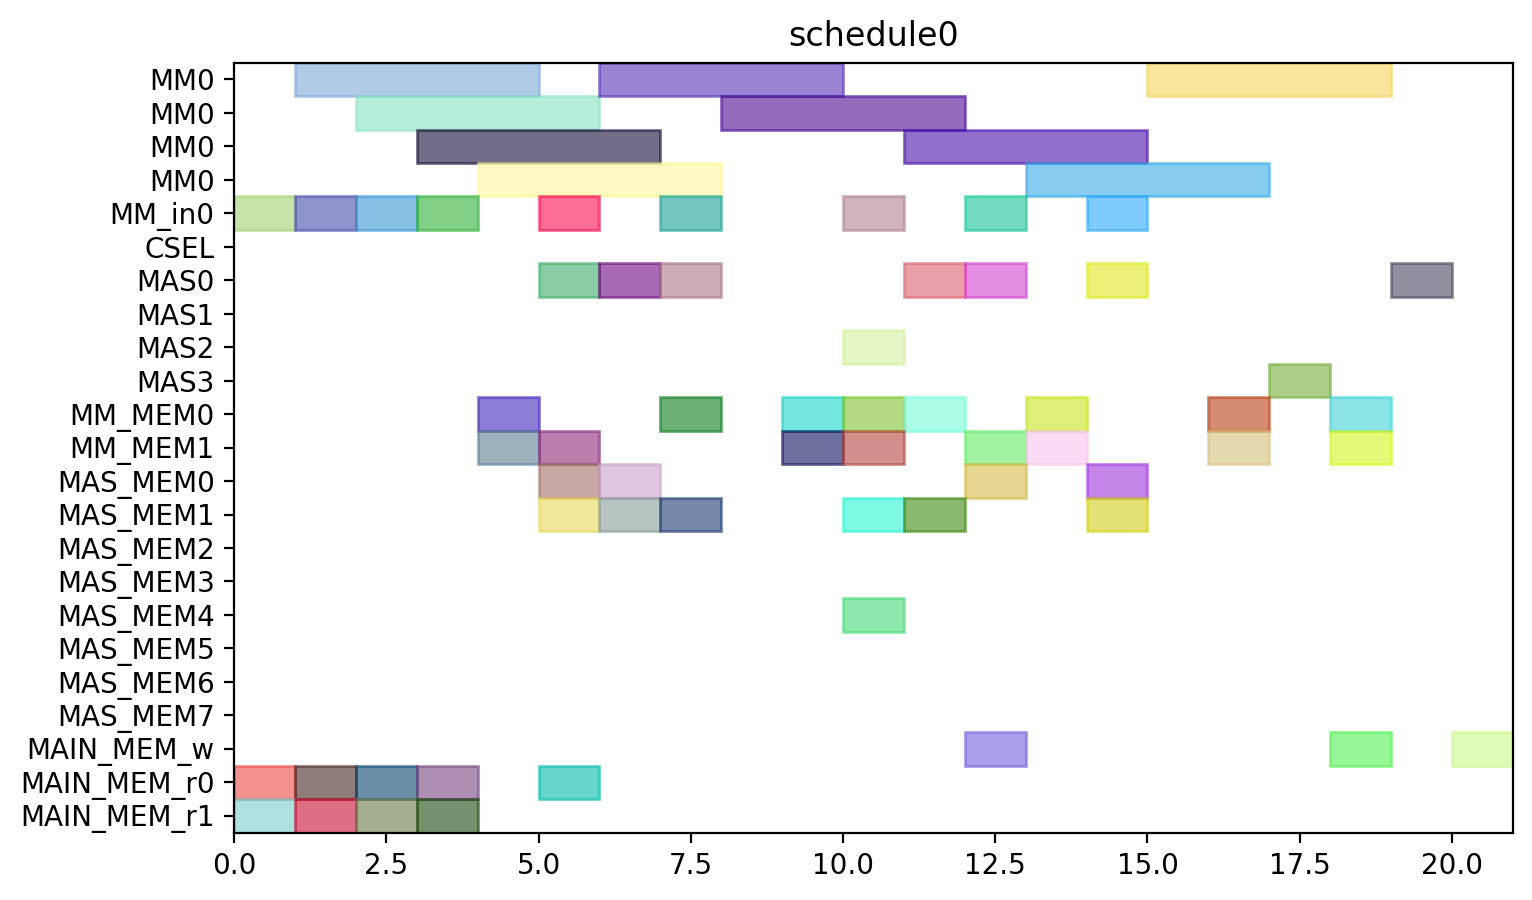

Write Python code to recreate this figure.
from pyschedule import Scenario, solvers, plotters, alt


def solve():
	horizon = 120
	S = Scenario("schedule0", horizon=horizon)

	# resource
	MM = S.Resources('MM', num=1, size=4)
	MM_in = S.Resources('MM_in', num=1)
	CSEL = S.Resource('CSEL')
	MAS = S.Resources('MAS', num=4, size=1, periods=range(1, horizon))
	MM_MEM = S.Resources('MM_MEM', num=2)
	MAS_MEM = S.Resources('MAS_MEM', num=8)
	MAIN_MEM_w = S.Resource('MAIN_MEM_w', size=1)
	MAIN_MEM_r = S.Resources('MAIN_MEM_r', num=2)

	# result of previous scheduling

	# new tasks
	t0 = S.Task('t0', length=4, delay_cost=1)
	t0 += alt(MM)
	t0_in = S.Task('t0_in', length=1, delay_cost=1)
	t0_in += alt(MM_in)
	S += t0_in*MM_in[0]<=t0*MM[0]
	t0_mem0 = S.Task('t0_mem0', length=1, delay_cost=1)
	t0_mem0 += MAIN_MEM_r[0]
	S += t0_mem0 <= t0

	t0_mem1 = S.Task('t0_mem1', length=1, delay_cost=1)
	t0_mem1 += MAIN_MEM_r[1]
	S += t0_mem1 <= t0

	t3 = S.Task('t3', length=4, delay_cost=1)
	t3 += alt(MM)
	t3_in = S.Task('t3_in', length=1, delay_cost=1)
	t3_in += alt(MM_in)
	S += t3_in*MM_in[0]<=t3*MM[0]
	t3_mem0 = S.Task('t3_mem0', length=1, delay_cost=1)
	t3_mem0 += MAIN_MEM_r[0]
	S += t3_mem0 <= t3

	t3_mem1 = S.Task('t3_mem1', length=1, delay_cost=1)
	t3_mem1 += MAIN_MEM_r[1]
	S += t3_mem1 <= t3

	t1 = S.Task('t1', length=4, delay_cost=1)
	t1 += alt(MM)
	t1_in = S.Task('t1_in', length=1, delay_cost=1)
	t1_in += alt(MM_in)
	S += t1_in*MM_in[0]<=t1*MM[0]
	t1_mem0 = S.Task('t1_mem0', length=1, delay_cost=1)
	t1_mem0 += MAIN_MEM_r[0]
	S += t1_mem0 <= t1

	t1_mem1 = S.Task('t1_mem1', length=1, delay_cost=1)
	t1_mem1 += MAIN_MEM_r[1]
	S += t1_mem1 <= t1

	t2 = S.Task('t2', length=4, delay_cost=1)
	t2 += alt(MM)
	t2_in = S.Task('t2_in', length=1, delay_cost=1)
	t2_in += alt(MM_in)
	S += t2_in*MM_in[0]<=t2*MM[0]
	t2_mem0 = S.Task('t2_mem0', length=1, delay_cost=1)
	t2_mem0 += MAIN_MEM_r[0]
	S += t2_mem0 <= t2

	t2_mem1 = S.Task('t2_mem1', length=1, delay_cost=1)
	t2_mem1 += MAIN_MEM_r[1]
	S += t2_mem1 <= t2

	t4 = S.Task('t4', length=4, delay_cost=1)
	t4 += alt(MM)
	t4_in = S.Task('t4_in', length=1, delay_cost=1)
	t4_in += alt(MM_in)
	S += t4_in*MM_in[0]<=t4*MM[0]
	t4_mem0 = S.Task('t4_mem0', length=1, delay_cost=1)
	t4_mem0 += MAIN_MEM_r[0]
	S += t4_mem0 <= t4

	t4_mem1 = S.Task('t4_mem1', length=1, delay_cost=1)
	t4_mem1 += alt(MM_MEM)
	S += (t2*MM[0])-1 < t4_mem1*MM_MEM[1]
	S += t4_mem1 <= t4

	t5 = S.Task('t5', length=1, delay_cost=1)
	t5 += alt(MAS)
	t5_mem0 = S.Task('t5_mem0', length=1, delay_cost=1)
	t5_mem0 += alt(MM_MEM)
	S += (t0*MM[0])-1 < t5_mem0*MM_MEM[0]
	S += t5_mem0 <= t5

	t5_mem1 = S.Task('t5_mem1', length=1, delay_cost=1)
	t5_mem1 += alt(MM_MEM)
	S += (t0*MM[0])-1 < t5_mem1*MM_MEM[1]
	S += t5_mem1 <= t5

	t6 = S.Task('t6', length=1, delay_cost=1)
	t6 += alt(MAS)
	t6_mem0 = S.Task('t6_mem0', length=1, delay_cost=1)
	t6_mem0 += alt(MAS_MEM)
	S += (t5*MAS[0])-1 < t6_mem0*MAS_MEM[0]
	S += (t5*MAS[1])-1 < t6_mem0*MAS_MEM[2]
	S += (t5*MAS[2])-1 < t6_mem0*MAS_MEM[4]
	S += (t5*MAS[3])-1 < t6_mem0*MAS_MEM[6]
	S += t6_mem0 <= t6

	t6_mem1 = S.Task('t6_mem1', length=1, delay_cost=1)
	t6_mem1 += alt(MAS_MEM)
	S += (t5*MAS[0])-1 < t6_mem1*MAS_MEM[1]
	S += (t5*MAS[1])-1 < t6_mem1*MAS_MEM[3]
	S += (t5*MAS[2])-1 < t6_mem1*MAS_MEM[5]
	S += (t5*MAS[3])-1 < t6_mem1*MAS_MEM[7]
	S += t6_mem1 <= t6

	t9 = S.Task('t9', length=1, delay_cost=1)
	t9 += alt(MAS)
	t9_mem0 = S.Task('t9_mem0', length=1, delay_cost=1)
	t9_mem0 += alt(MM_MEM)
	S += (t0*MM[0])-1 < t9_mem0*MM_MEM[0]
	S += t9_mem0 <= t9

	t9_mem1 = S.Task('t9_mem1', length=1, delay_cost=1)
	t9_mem1 += alt(MM_MEM)
	S += (t4*MM[0])-1 < t9_mem1*MM_MEM[1]
	S += t9_mem1 <= t9

	t10 = S.Task('t10', length=1, delay_cost=1)
	t10 += alt(MAS)
	t10_mem0 = S.Task('t10_mem0', length=1, delay_cost=1)
	t10_mem0 += alt(MM_MEM)
	S += (t4*MM[0])-1 < t10_mem0*MM_MEM[0]
	S += t10_mem0 <= t10

	t10_mem1 = S.Task('t10_mem1', length=1, delay_cost=1)
	t10_mem1 += alt(MM_MEM)
	S += (t4*MM[0])-1 < t10_mem1*MM_MEM[1]
	S += t10_mem1 <= t10

	t7 = S.Task('t7', length=1, delay_cost=1)
	t7 += alt(MAS)
	t7_mem0 = S.Task('t7_mem0', length=1, delay_cost=1)
	t7_mem0 += alt(MAS_MEM)
	S += (t6*MAS[0])-1 < t7_mem0*MAS_MEM[0]
	S += (t6*MAS[1])-1 < t7_mem0*MAS_MEM[2]
	S += (t6*MAS[2])-1 < t7_mem0*MAS_MEM[4]
	S += (t6*MAS[3])-1 < t7_mem0*MAS_MEM[6]
	S += t7_mem0 <= t7

	t7_mem1 = S.Task('t7_mem1', length=1, delay_cost=1)
	t7_mem1 += alt(MAS_MEM)
	S += (t6*MAS[0])-1 < t7_mem1*MAS_MEM[1]
	S += (t6*MAS[1])-1 < t7_mem1*MAS_MEM[3]
	S += (t6*MAS[2])-1 < t7_mem1*MAS_MEM[5]
	S += (t6*MAS[3])-1 < t7_mem1*MAS_MEM[7]
	S += t7_mem1 <= t7

	t11 = S.Task('t11', length=1, delay_cost=1)
	t11 += alt(MAS)
	t11_mem0 = S.Task('t11_mem0', length=1, delay_cost=1)
	t11_mem0 += alt(MAS_MEM)
	S += (t10*MAS[0])-1 < t11_mem0*MAS_MEM[0]
	S += (t10*MAS[1])-1 < t11_mem0*MAS_MEM[2]
	S += (t10*MAS[2])-1 < t11_mem0*MAS_MEM[4]
	S += (t10*MAS[3])-1 < t11_mem0*MAS_MEM[6]
	S += t11_mem0 <= t11

	t11_mem1 = S.Task('t11_mem1', length=1, delay_cost=1)
	t11_mem1 += alt(MM_MEM)
	S += (t4*MM[0])-1 < t11_mem1*MM_MEM[1]
	S += t11_mem1 <= t11

	t8 = S.Task('t8', length=4, delay_cost=1)
	t8 += alt(MM)
	t8_in = S.Task('t8_in', length=1, delay_cost=1)
	t8_in += alt(MM_in)
	S += t8_in*MM_in[0]<=t8*MM[0]
	t8_mem0 = S.Task('t8_mem0', length=1, delay_cost=1)
	t8_mem0 += alt(MM_MEM)
	S += (t4*MM[0])-1 < t8_mem0*MM_MEM[0]
	S += t8_mem0 <= t8

	t8_mem1 = S.Task('t8_mem1', length=1, delay_cost=1)
	t8_mem1 += alt(MAS_MEM)
	S += (t7*MAS[0])-1 < t8_mem1*MAS_MEM[1]
	S += (t7*MAS[1])-1 < t8_mem1*MAS_MEM[3]
	S += (t7*MAS[2])-1 < t8_mem1*MAS_MEM[5]
	S += (t7*MAS[3])-1 < t8_mem1*MAS_MEM[7]
	S += t8_mem1 <= t8

	new_PZ = S.Task('new_PZ', length=4, delay_cost=1)
	new_PZ += alt(MM)
	new_PZ_in = S.Task('new_PZ_in', length=1, delay_cost=1)
	new_PZ_in += alt(MM_in)
	S += new_PZ_in*MM_in[0]<=new_PZ*MM[0]
	S += 0<new_PZ

	new_PZ_w = S.Task('new_PZ_w', length=1, delay_cost=1)
	new_PZ_w += alt(MAIN_MEM_w)
	S += new_PZ <= new_PZ_w

	new_PZ_mem0 = S.Task('new_PZ_mem0', length=1, delay_cost=1)
	new_PZ_mem0 += alt(MM_MEM)
	S += (t1*MM[0])-1 < new_PZ_mem0*MM_MEM[0]
	S += new_PZ_mem0 <= new_PZ

	new_PZ_mem1 = S.Task('new_PZ_mem1', length=1, delay_cost=1)
	new_PZ_mem1 += alt(MAS_MEM)
	S += (t7*MAS[0])-1 < new_PZ_mem1*MAS_MEM[1]
	S += (t7*MAS[1])-1 < new_PZ_mem1*MAS_MEM[3]
	S += (t7*MAS[2])-1 < new_PZ_mem1*MAS_MEM[5]
	S += (t7*MAS[3])-1 < new_PZ_mem1*MAS_MEM[7]
	S += new_PZ_mem1 <= new_PZ

	t12 = S.Task('t12', length=1, delay_cost=1)
	t12 += alt(MAS)
	t12_mem0 = S.Task('t12_mem0', length=1, delay_cost=1)
	t12_mem0 += alt(MM_MEM)
	S += (t0*MM[0])-1 < t12_mem0*MM_MEM[0]
	S += t12_mem0 <= t12

	t12_mem1 = S.Task('t12_mem1', length=1, delay_cost=1)
	t12_mem1 += alt(MAS_MEM)
	S += (t11*MAS[0])-1 < t12_mem1*MAS_MEM[1]
	S += (t11*MAS[1])-1 < t12_mem1*MAS_MEM[3]
	S += (t11*MAS[2])-1 < t12_mem1*MAS_MEM[5]
	S += (t11*MAS[3])-1 < t12_mem1*MAS_MEM[7]
	S += t12_mem1 <= t12

	t13 = S.Task('t13', length=4, delay_cost=1)
	t13 += alt(MM)
	t13_in = S.Task('t13_in', length=1, delay_cost=1)
	t13_in += alt(MM_in)
	S += t13_in*MM_in[0]<=t13*MM[0]
	t13_mem0 = S.Task('t13_mem0', length=1, delay_cost=1)
	t13_mem0 += alt(MAS_MEM)
	S += (t12*MAS[0])-1 < t13_mem0*MAS_MEM[0]
	S += (t12*MAS[1])-1 < t13_mem0*MAS_MEM[2]
	S += (t12*MAS[2])-1 < t13_mem0*MAS_MEM[4]
	S += (t12*MAS[3])-1 < t13_mem0*MAS_MEM[6]
	S += t13_mem0 <= t13

	t13_mem1 = S.Task('t13_mem1', length=1, delay_cost=1)
	t13_mem1 += alt(MAS_MEM)
	S += (t9*MAS[0])-1 < t13_mem1*MAS_MEM[1]
	S += (t9*MAS[1])-1 < t13_mem1*MAS_MEM[3]
	S += (t9*MAS[2])-1 < t13_mem1*MAS_MEM[5]
	S += (t9*MAS[3])-1 < t13_mem1*MAS_MEM[7]
	S += t13_mem1 <= t13

	t14 = S.Task('t14', length=4, delay_cost=1)
	t14 += alt(MM)
	t14_in = S.Task('t14_in', length=1, delay_cost=1)
	t14_in += alt(MM_in)
	S += t14_in*MM_in[0]<=t14*MM[0]
	t14_mem0 = S.Task('t14_mem0', length=1, delay_cost=1)
	t14_mem0 += alt(MAS_MEM)
	S += (t12*MAS[0])-1 < t14_mem0*MAS_MEM[0]
	S += (t12*MAS[1])-1 < t14_mem0*MAS_MEM[2]
	S += (t12*MAS[2])-1 < t14_mem0*MAS_MEM[4]
	S += (t12*MAS[3])-1 < t14_mem0*MAS_MEM[6]
	S += t14_mem0 <= t14

	t14_mem1 = S.Task('t14_mem1', length=1, delay_cost=1)
	t14_mem1 += alt(MM_MEM)
	S += (t3*MM[0])-1 < t14_mem1*MM_MEM[1]
	S += t14_mem1 <= t14

	new_PY = S.Task('new_PY', length=1, delay_cost=1)
	new_PY += alt(MAS)
	S += 0<new_PY

	new_PY_w = S.Task('new_PY_w', length=1, delay_cost=1)
	new_PY_w += alt(MAIN_MEM_w)
	S += new_PY <= new_PY_w

	new_PY_mem0 = S.Task('new_PY_mem0', length=1, delay_cost=1)
	new_PY_mem0 += alt(MM_MEM)
	S += (t8*MM[0])-1 < new_PY_mem0*MM_MEM[0]
	S += new_PY_mem0 <= new_PY

	new_PY_mem1 = S.Task('new_PY_mem1', length=1, delay_cost=1)
	new_PY_mem1 += alt(MM_MEM)
	S += (t13*MM[0])-1 < new_PY_mem1*MM_MEM[1]
	S += new_PY_mem1 <= new_PY

	new_PX = S.Task('new_PX', length=1, delay_cost=1)
	new_PX += alt(MAS)
	S += 0<new_PX

	new_PX_w = S.Task('new_PX_w', length=1, delay_cost=1)
	new_PX_w += alt(MAIN_MEM_w)
	S += new_PX <= new_PX_w

	new_PX_mem0 = S.Task('new_PX_mem0', length=1, delay_cost=1)
	new_PX_mem0 += alt(MM_MEM)
	S += (t14*MM[0])-1 < new_PX_mem0*MM_MEM[0]
	S += new_PX_mem0 <= new_PX

	new_PX_mem1 = S.Task('new_PX_mem1', length=1, delay_cost=1)
	new_PX_mem1 += alt(MM_MEM)
	S += (t14*MM[0])-1 < new_PX_mem1*MM_MEM[1]
	S += new_PX_mem1 <= new_PX

	solvers.mip.solve(S,msg=1,kind='CPLEX',ratio_gap=1.01)

	solution = [['hoge']*len(S.solution()[1]) for i in range(len(S.solution()))]
	for i in range(len(S.solution())):
		for j in range(len(S.solution()[i])):
			solution[i][j]=str(S.solution()[i][j])
	print(solution)

	cycles = int(solution[-1][3])

	pic_file_name = "/home/mfukuda/ABE/multiRAM_multiMAS_16mux/scheduling_result/stage4MM1_stage1MAS4/EP_DBL_A_0/schedule0.png"
	if(S.solution() != []):
		plotters.matplotlib.plot(S,img_filename=pic_file_name, show_task_labels=False, fig_size=(cycles*0.25+3, 5))

	return solution
